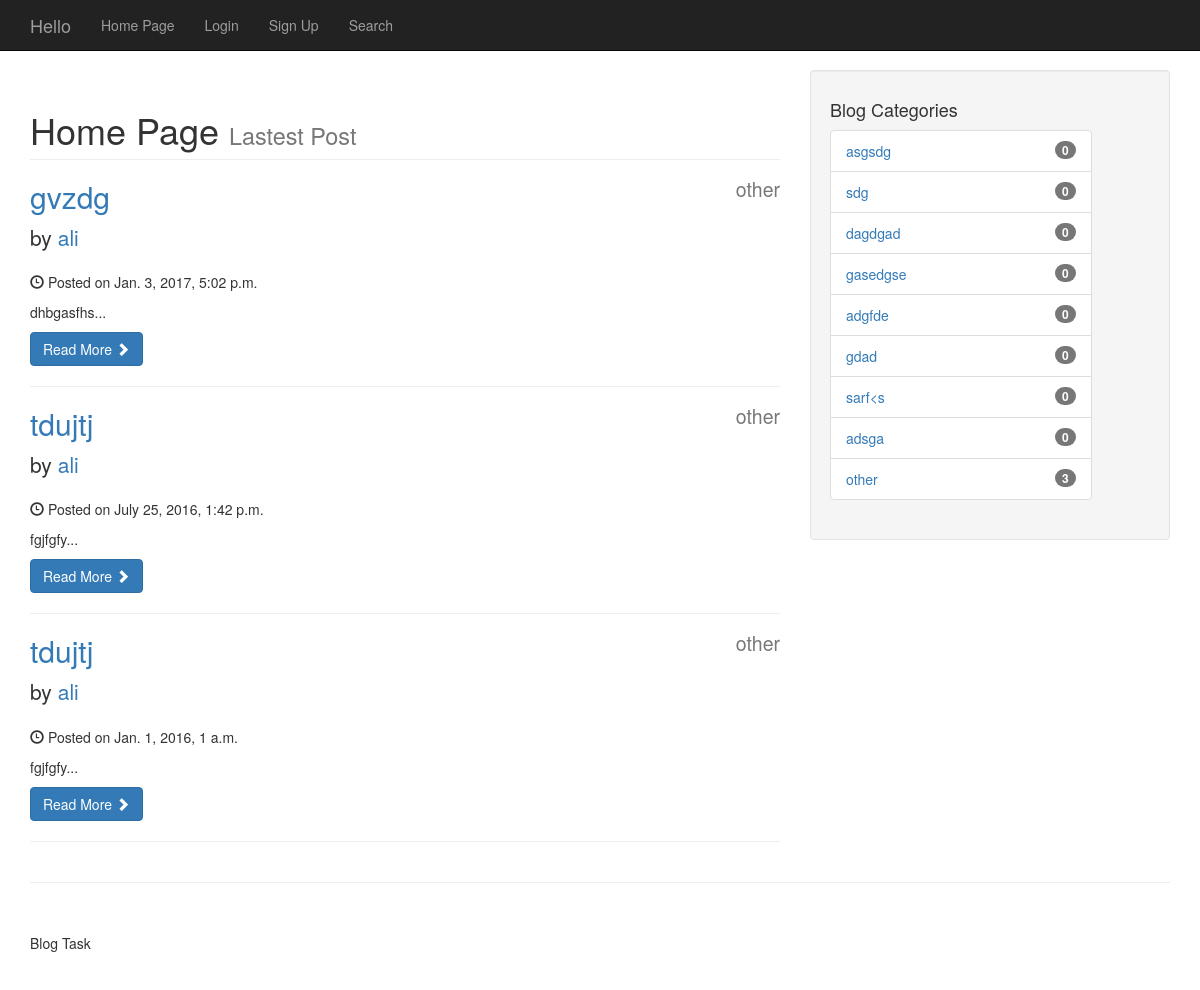
The page / on the database its author committed.
### TaskBlogApp/models.py (models this page shows, shortened)
@python_2_unicode_compatible
class Post(models.Model):
    post_cat = models.ForeignKey(Category)
    post_author = models.ForeignKey(User)
    post_title = models.CharField(max_length=70)
    post_content = models.TextField()
    post_createdAt = models.DateTimeField(auto_now_add=True, null=True, blank=True)
    post_updatedAd = models.DateTimeField(auto_now_add=False, default=datetime.now)
    post_like = models.IntegerField(default=0)
    post_dislike = models.IntegerField(default=0)

@python_2_unicode_compatible
class Category(models.Model):
    cat_title = models.CharField(max_length=70)
    def __str__(self):
        return self.cat_title

### TaskBlogApp/views.py (the view)
# urls.py: url(r'^$', views.IndexView.as_view(), name='index'),
class IndexView(generic.View):
    template_name = 'index.html'
    def get(self, request):
        try:
            categories = Category.objects.all()
            posts = Post.objects.order_by('-post_updatedAd')[:5]
        except Category.DoesNotExist:
            categories = None
            posts = None
        return render(request, 'index.html', {
            'categories': categories,
            'posts': posts})

### templates/index.html (shortened to what this page needs)
<!DOCTYPE html>
<html lang="en">
<head>
    <link rel="stylesheet" href="https://maxcdn.bootstrapcdn.com/bootstrap/3.3.6/css/bootstrap.min.css"/>
</head>
<body>
{% extends 'header.html' %}
{% block content %}
    <div class="container">
        <div class="row">
            <div class="col-md-8">
                <h1 class="page-header">
                    Home Page
                    <small>Lastest Post</small>
                </h1>
                {% for post in posts %}
                    <h2>
                        <a href="{% url 'post' post.post_cat_id post.id %}">{{ post.post_title }}</a>
                        <small style="float:right">{{ post.post_cat }}</small>
                    </h2>
                    <p class="lead">
                        by <a href="{% url 'profile' post.post_author_id %}">{{ post.post_author }}</a>
                    </p>
                    <p><span class="glyphicon glyphicon-time"></span> Posted on {{ post.post_updatedAd }}</p>
                    <p>{{ post.post_content|slice:":300" }}...</p>
                    <a class="btn btn-primary" href="{% url 'post' post.post_cat_id post.id %}">Read More <span
                            class="glyphicon glyphicon-chevron-right"></span></a>
                    <hr>
                {% endfor %}
            </div>
            <div class="col-md-4">
                <div class="well">
                    <h4>Blog Categories</h4>
                    <div class="row">
                        <div class="col-lg-10">
                            <ul class="list-group">
                                {% if categories == None %}
                                    No Post. Be the first to add.
                                {% else %}
                                    {% for category in categories %}
                                        <li class="list-group-item">
                                            <span class="badge">{{ category.post_set.count }}</span>
                                            <a href="{% url 'category' category.id %}">{{ category.cat_title }}</a>
                                        </li>
                                    {% endfor %}
                                {% endif %}
                            </ul>
                        </div>
                    </div>
                </div>
            </div>
        </div>
        <hr>
        <footer>
            <div class="row">
                <div class="col-lg-12">
                    <p>Blog Task</p>
                </div>
            </div>
        </footer>
    </div>
{% endblock %}

### templates/index.html (style rules this page uses)
body { padding-top: 70px; }
footer { margin: 50px 0; }

### rows shown on the page
Post: post_title "gvzdg", post_cat "other", post_author "ali", post_updatedAd "Jan. 3, 2017, 5:02 p.m.", post_content "dhbgasfhs"
Post: post_title "tdujtj", post_cat "other", post_author "ali", post_updatedAd "July 25, 2016, 1:42 p.m.", post_content "fgjfgfy"
Post: post_title "tdujtj", post_cat "other", post_author "ali", post_updatedAd "Jan. 1, 2016, 1 a.m.", post_content "fgjfgfy"
Category: post_set.count "0", cat_title "asgsdg"
Category: post_set.count "0", cat_title "sdg"
Category: post_set.count "0", cat_title "dagdgad"
Category: post_set.count "0", cat_title "gasedgse"
Category: post_set.count "0", cat_title "adgfde"
Category: post_set.count "0", cat_title "gdad"
Category: post_set.count "0", cat_title "sarf<s"
Category: post_set.count "0", cat_title "adsga"
Category: post_set.count "3", cat_title "other"
